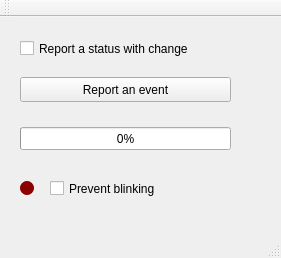
<?xml version="1.0" encoding="UTF-8"?>
<ui version="4.0">
 <class>MainWindow</class>
 <widget class="QMainWindow" name="MainWindow">
  <property name="geometry">
   <rect>
    <x>0</x>
    <y>0</y>
    <width>281</width>
    <height>258</height>
   </rect>
  </property>
  <property name="windowTitle">
   <string>OPC-UA Server</string>
  </property>
  <widget class="QWidget" name="centralWidget">
   <widget class="QCheckBox" name="statusCheckbox">
    <property name="geometry">
     <rect>
      <x>20</x>
      <y>20</y>
      <width>221</width>
      <height>23</height>
     </rect>
    </property>
    <property name="text">
     <string>Report a status with change</string>
    </property>
   </widget>
   <widget class="QPushButton" name="eventButton">
    <property name="geometry">
     <rect>
      <x>20</x>
      <y>60</y>
      <width>211</width>
      <height>25</height>
     </rect>
    </property>
    <property name="text">
     <string>Report an event</string>
    </property>
   </widget>
   <widget class="QProgressBar" name="variableProgress">
    <property name="geometry">
     <rect>
      <x>20</x>
      <y>110</y>
      <width>211</width>
      <height>23</height>
     </rect>
    </property>
    <property name="value">
     <number>0</number>
    </property>
   </widget>
   <widget class="QRadioButton" name="led">
    <property name="geometry">
     <rect>
      <x>20</x>
      <y>160</y>
      <width>21</width>
      <height>23</height>
     </rect>
    </property>
    <property name="styleSheet">
     <string notr="true">QRadioButton::indicator {
	background-color: rgb(140, 0, 0);
	border-radius: 7px
}

QRadioButton::indicator::checked {
	background-color: red;
	border-radius: 7px;
}</string>
    </property>
    <property name="text">
     <string/>
    </property>
    <property name="checked">
     <bool>false</bool>
    </property>
   </widget>
   <widget class="QCheckBox" name="uiPreventBlinking">
    <property name="geometry">
     <rect>
      <x>50</x>
      <y>160</y>
      <width>181</width>
      <height>23</height>
     </rect>
    </property>
    <property name="text">
     <string>Prevent blinking</string>
    </property>
   </widget>
  </widget>
  <widget class="QMenuBar" name="menuBar">
   <property name="geometry">
    <rect>
     <x>0</x>
     <y>0</y>
     <width>281</width>
     <height>22</height>
    </rect>
   </property>
  </widget>
  <widget class="QToolBar" name="mainToolBar">
   <attribute name="toolBarArea">
    <enum>TopToolBarArea</enum>
   </attribute>
   <attribute name="toolBarBreak">
    <bool>false</bool>
   </attribute>
  </widget>
  <widget class="QStatusBar" name="statusBar"/>
 </widget>
 <layoutdefault spacing="6" margin="11"/>
 <resources/>
 <connections/>
</ui>
